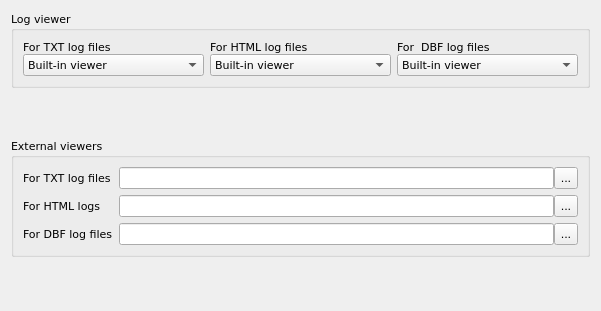
<?xml version="1.0" encoding="UTF-8"?>
<ui version="4.0">
 <class>ViewersOptionsWidget</class>
 <widget class="QWidget" name="ViewersOptionsWidget">
  <property name="geometry">
   <rect>
    <x>0</x>
    <y>0</y>
    <width>601</width>
    <height>311</height>
   </rect>
  </property>
  <property name="font">
   <font>
    <family>DejaVu Sans</family>
    <pointsize>8</pointsize>
   </font>
  </property>
  <property name="windowTitle">
   <string>Viewers</string>
  </property>
  <layout class="QVBoxLayout" name="verticalLayout_4">
   <item>
    <widget class="QGroupBox" name="gpLogViewer">
     <property name="title">
      <string>Log viewer</string>
     </property>
     <layout class="QHBoxLayout" name="horizontalLayout">
      <item>
       <layout class="QVBoxLayout" name="verticalLayout">
        <property name="spacing">
         <number>0</number>
        </property>
        <item>
         <widget class="QLabel" name="label_161">
          <property name="text">
           <string>For TXT log files</string>
          </property>
         </widget>
        </item>
        <item>
         <widget class="QComboBox" name="cmbTxtLogFiles">
          <item>
           <property name="text">
            <string>Built-in viewer</string>
           </property>
          </item>
          <item>
           <property name="text">
            <string>Associated program</string>
           </property>
          </item>
          <item>
           <property name="text">
            <string>External viewer</string>
           </property>
          </item>
         </widget>
        </item>
       </layout>
      </item>
      <item>
       <layout class="QVBoxLayout" name="verticalLayout_2">
        <property name="spacing">
         <number>0</number>
        </property>
        <item>
         <widget class="QLabel" name="label_162">
          <property name="text">
           <string>For HTML log files</string>
          </property>
         </widget>
        </item>
        <item>
         <widget class="QComboBox" name="cmbHtmlLogFiles">
          <item>
           <property name="text">
            <string>Built-in viewer</string>
           </property>
          </item>
          <item>
           <property name="text">
            <string>Associated program</string>
           </property>
          </item>
          <item>
           <property name="text">
            <string>External viewer</string>
           </property>
          </item>
         </widget>
        </item>
       </layout>
      </item>
      <item>
       <layout class="QVBoxLayout" name="verticalLayout_3">
        <property name="spacing">
         <number>0</number>
        </property>
        <item>
         <widget class="QLabel" name="label_165">
          <property name="text">
           <string>For  DBF log files</string>
          </property>
         </widget>
        </item>
        <item>
         <widget class="QComboBox" name="cmbDbfLogFile">
          <item>
           <property name="text">
            <string>Built-in viewer</string>
           </property>
          </item>
          <item>
           <property name="text">
            <string>Associated program</string>
           </property>
          </item>
          <item>
           <property name="text">
            <string>External viewer</string>
           </property>
          </item>
         </widget>
        </item>
       </layout>
      </item>
     </layout>
    </widget>
   </item>
   <item>
    <spacer name="verticalSpacer_2">
     <property name="orientation">
      <enum>Qt::Vertical</enum>
     </property>
     <property name="sizeHint" stdset="0">
      <size>
       <width>20</width>
       <height>40</height>
      </size>
     </property>
    </spacer>
   </item>
   <item>
    <widget class="QGroupBox" name="gpExternalViewers">
     <property name="title">
      <string>External viewers</string>
     </property>
     <layout class="QFormLayout" name="formLayout">
      <item row="0" column="0">
       <widget class="QLabel" name="lblViewersTxtLogFiles">
        <property name="text">
         <string>For TXT log files</string>
        </property>
       </widget>
      </item>
      <item row="0" column="1">
       <layout class="QHBoxLayout" name="horizontalLayout_2">
        <property name="spacing">
         <number>0</number>
        </property>
        <item>
         <widget class="QLineEdit" name="editViewersTxtLogFiles"/>
        </item>
        <item>
         <widget class="QToolButton" name="btnViewersTxtLogFiles">
          <property name="maximumSize">
           <size>
            <width>24</width>
            <height>24</height>
           </size>
          </property>
          <property name="text">
           <string>...</string>
          </property>
          <property name="icon">
           <iconset resource="../../../qhostmonitor/qHostMonitor.qrc">
            <normaloff>:/img/open.png</normaloff>:/img/open.png</iconset>
          </property>
         </widget>
        </item>
       </layout>
      </item>
      <item row="1" column="0">
       <widget class="QLabel" name="lblViewersHtmlLogFiles">
        <property name="text">
         <string>For HTML logs</string>
        </property>
       </widget>
      </item>
      <item row="1" column="1">
       <layout class="QHBoxLayout" name="horizontalLayout_3">
        <property name="spacing">
         <number>0</number>
        </property>
        <item>
         <widget class="QLineEdit" name="editViewersHtmlLogFiles"/>
        </item>
        <item>
         <widget class="QToolButton" name="btnViewersHtmlLogFiles">
          <property name="maximumSize">
           <size>
            <width>24</width>
            <height>24</height>
           </size>
          </property>
          <property name="text">
           <string>...</string>
          </property>
          <property name="icon">
           <iconset resource="../../../qhostmonitor/qHostMonitor.qrc">
            <normaloff>:/img/open.png</normaloff>:/img/open.png</iconset>
          </property>
         </widget>
        </item>
       </layout>
      </item>
      <item row="2" column="0">
       <widget class="QLabel" name="lblViewersDbfLogFiles">
        <property name="text">
         <string>For DBF log files</string>
        </property>
       </widget>
      </item>
      <item row="2" column="1">
       <layout class="QHBoxLayout" name="horizontalLayout_4">
        <property name="spacing">
         <number>0</number>
        </property>
        <item>
         <widget class="QLineEdit" name="editViewersDbfLogFiles"/>
        </item>
        <item>
         <widget class="QToolButton" name="btnViewersDbfLogFiles">
          <property name="maximumSize">
           <size>
            <width>24</width>
            <height>24</height>
           </size>
          </property>
          <property name="text">
           <string>...</string>
          </property>
          <property name="icon">
           <iconset resource="../../../qhostmonitor/qHostMonitor.qrc">
            <normaloff>:/img/open.png</normaloff>:/img/open.png</iconset>
          </property>
         </widget>
        </item>
       </layout>
      </item>
     </layout>
    </widget>
   </item>
   <item>
    <spacer name="verticalSpacer">
     <property name="orientation">
      <enum>Qt::Vertical</enum>
     </property>
     <property name="sizeHint" stdset="0">
      <size>
       <width>20</width>
       <height>40</height>
      </size>
     </property>
    </spacer>
   </item>
  </layout>
 </widget>
 <resources>
  <include location="../../../qhostmonitor/qHostMonitor.qrc"/>
 </resources>
 <connections/>
</ui>
